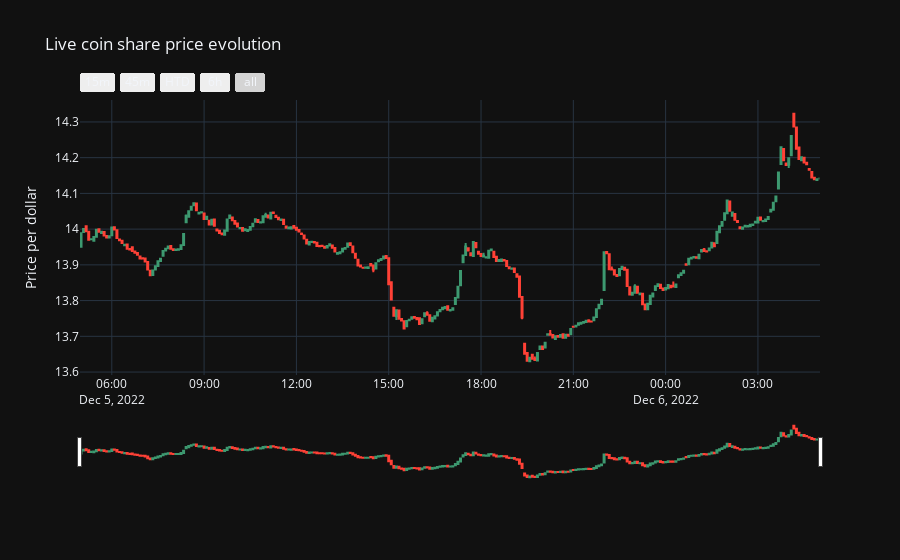

The cell this chart's notebook holds for it:
### Code cell
data('SOL-USD','24h','5m')

### Figure 1 — Plotly figure (JSON) as saved in the notebook; plotly's stock layout.template omitted (floating-point values rounded to 4 significant figures; data arrays with more than 128 entries replaced by an {"elided": "..."} marker saying what was removed)
{"data": [{"close": {"elided": "289 float values"}, "high": {"elided": "289 float values"}, "low": {"elided": "289 float values"}, "name": "market data", "open": {"elided": "289 float values"}, "x": {"elided": "289 str values"}, "type": "candlestick"}], "layout": {"title": {"text": "Live coin share price evolution"}, "yaxis": {"title": {"text": "Price per dollar"}}, "xaxis": {"rangeslider": {"visible": true}, "rangeselector": {"buttons": [{"count": 15, "label": "15m", "step": "minute", "stepmode": "backward"}, {"count": 45, "label": "45m", "step": "minute", "stepmode": "backward"}, {"count": 1, "label": "HTD", "step": "hour", "stepmode": "todate"}, {"count": 6, "label": "6h", "step": "hour", "stepmode": "backward"}, {"step": "all"}]}}}}
